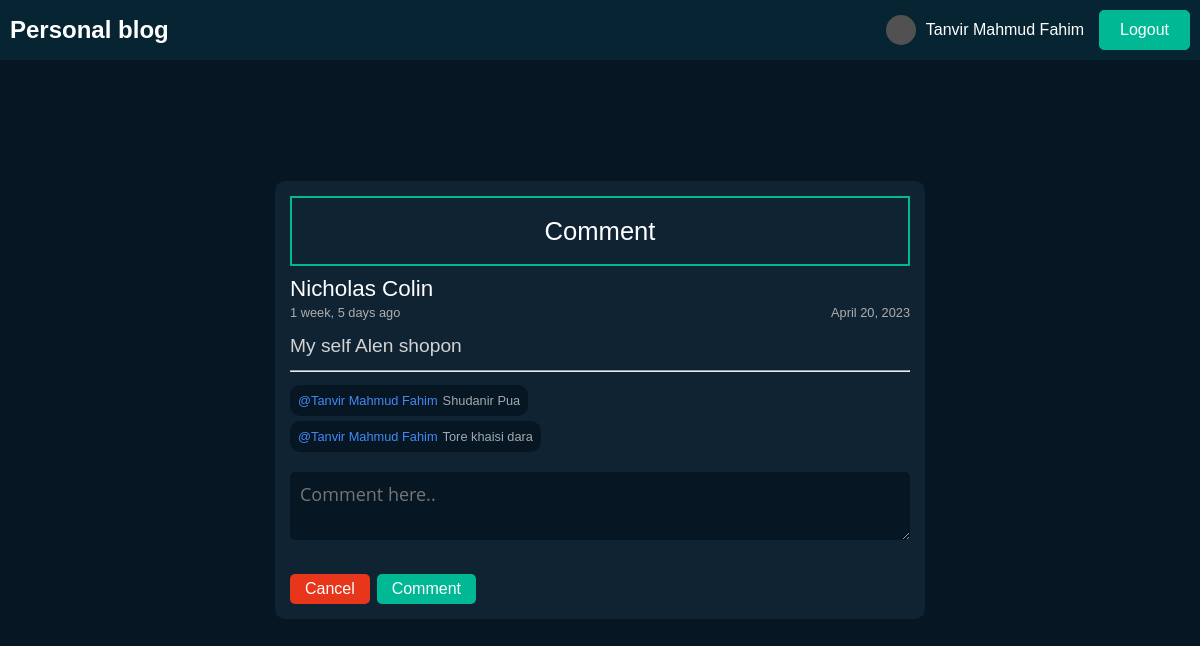
The page /comment/59/ (signed in) on the database its author committed.
### main/models.py (models this page shows, shortened)
class PostDB(models.Model):
    user = models.ForeignKey(User, on_delete=models.CASCADE)
    userId = models.IntegerField()
    post = models.TextField(null=True, blank=True)
    created = models.DateTimeField(auto_now_add=True)
    updated = models.DateTimeField(auto_now=True)
    class Meta:
        verbose_name = "PostDB"
        verbose_name_plural = "user's Post"
        ordering = ['-updated', '-created']

class PostComments(models.Model):
    commenter = models.ForeignKey(User, on_delete=models.CASCADE)
    postId = models.IntegerField()
    comment = models.TextField()
    created = models.DateTimeField(auto_now_add=True)

### main/views.py (the view, shortened to what this page needs)
# urls.py: path('comment/<str:pk>/', views.comment_post, name='comment'),
@login_required(login_url='signin')
def comment_post(request, pk):
    posts = PostDB.objects.get(id=pk)
    post_all_comment = PostComments.objects.filter(postId=pk)
    return render(request, 'comment_post.html', {
        "post": posts,
        "post_all_comment": post_all_comment,
    })

### templates/comment_post.html (shortened to what this page needs)
{%extends 'layout.html'%}
{%load static%}
{% load humanize %}
{%block link%}
<link rel="stylesheet" href="{%static 'comment_post.css'%}"/>
{%endblock link%}
{%block section%}
<div class="wrapper">
    <div class="warning">
        <h4>Comment</h4>
    </div>
    <div class="post_view">
        <h3>{{post.user.first_name}} {{post.user.last_name}}</h3>
        <div class="date_time">
            <p>
                {{post.created| timesince}} ago
            </p>
            <p>
                {{post.created.date}}
            </p>
        </div>
        <div class="post_body">
            <p>{{post.post}}</p>
        </div>
        <hr>
        <div class="comment_section">
            {%for each_comment in post_all_comment%}
                {%if post.id == each_comment.postId%}
                    <div class="each_comment">
                        <p class="commenter_name"> @{{each_comment.commenter.first_name}} {{each_comment.commenter.last_name}}</p>
                        <p class="comment">{{each_comment.comment}}</p>
                    </div>
                {%endif%}
            {%endfor%}
        </div>
    </div>
    <div class="edit_setion">
        <form method="POST">
            <textarea id="comment" name="comment" style="width: 100%; min-height: 50px;" placeholder="Comment here.."></textarea>
            <div class="button_group">
                <a class="btn-red" href="{{request.META.HTTP_REFERER}}">Cancel</a>
                <input class="btn" type="submit" value="Comment"/>
            </div>
        </form>
    </div>
</div>
{%endblock section%}

### templates/layout.html (shortened to what this page needs)
<!DOCTYPE html>
{%load static%}
<html lang="en">
<head>
    {%block link%}{%endblock link%}
    <link rel="stylesheet" href="{%static 'layout.css'%}"/>
</head>
<body>
	<nav>
		<div class="left-nav">
			<a href="{%url 'home'%}">Personal blog</a>
		</div>
		{%if request.user.is_authenticated%}
        <div class="right-nav">
			<div class="avatar">
			</div>
			<a class="name" href="{%url 'profile' request.user.username%}">
				<h4>
					{{request.user.first_name}} {{request.user.last_name}}
				</h4>
			</a>
			<a href="{%url 'logout'%}" class="green-btn">Logout</a>
		</div>
        {%endif%}
	</nav>
	{%block section%}{%endblock section%}
</body>
</html>

### static/comment_post.css (style rules this page uses)
.wrapper { width: 650px; border-radius: 10px; padding:15px; background-color: #0F2333; }
.warning { width: 100%; height: 70px; border: 2px solid #00b894; display: flex; justify-content: center; align-items: center; margin-bottom: 10px; }
.warning h4 { font-size: 1.6rem; font-weight: 300; color: white; }
.edit_setion textarea { padding: 10px; border-radius: 5px; border: none; margin: 20px 20px 10px 0; background-color: #061723; color: #a3a3a3; font-size: 18px; font-family: 'Open Sans', sans-serif; }
.button_group { width: 30%; margin-top: 10px; display: flex; justify-content: space-between; align-items: center; }
.btn { margin-top: 10px; text-decoration: none; background-color: #00b894; color: #fff; border: none; border-radius: 5px; padding: 6px 15px; cursor: pointer; font-size: 1rem; font-weight: 500; }
.btn-red { margin-top: 10px; text-decoration: none; background-color: #e7361b; color: #fff; border: none; border-radius: 5px; padding: 6px 15px; cursor: pointer; font-size: 1rem; font-weight: 500; }
.post_view h3 { font-size: 1.4rem; font-weight: 500; }
.date_time { margin: 3px 0 15px 0; width: 100%; display: flex; align-items: center; justify-content: space-between; }
.date_time p { color: rgb(174, 174, 174); font-size:.8rem; }
.post_body p { font-size: 1.2rem; color: rgb(211, 211, 211); }
hr { margin: .8rem 0 .5rem 0; }
.comment_section { display: flex; flex-direction: column; }
.comment_section .each_comment { width: fit-content; background: #061723; display: flex; align-items: center; padding: 8px; border-radius: 10px; margin-top: 5px; }
.commenter_name { font-size: .8rem; color: rgb(68, 136, 246); margin-right: 5px; }
.comment { font-size: .8rem; color: rgba(255, 255, 255, 0.627); }

### static/layout.css (style rules this page uses)
* { padding:0; margin:0; box-sizing: border-box; font-family: sans-serif; }
body { background-color: #061723; min-height: 100vh; color: white; display: flex; justify-content: center; align-items: center; }
nav { position: fixed; top: 0; left: 0; width: 100%; display: flex; justify-content: space-between; align-items: center; background-color: #072432; color: #fff; padding: 10px; z-index: 1; }
.left-nav a { text-decoration: none; color: white; margin: 0; font-size: 24px; font-weight: bold; }
.right-nav { display: flex; align-items: center; }
.right-nav a { text-decoration: none; }
.name { margin-right: 15px; }
.right-nav h4 { font-size: 1rem; color: white; font-weight: 300; }
.avatar { width: 30px; height: 30px; overflow: hidden; border-radius: 50%; background-color: #515151; margin-right: 10px; }
.green-btn { text-decoration: none; border: 1px solid #00b894; background-color: #00b894; color: #fff; border-radius: 5px; padding: 10px 20px; cursor: pointer; font-weight: 500; }

### rows shown on the page
PostDB: user.first_name "Nicholas", user.last_name "Colin", created "1 week, 5 days", created "April 20, 2023", post "My self Alen shopon"
PostComments: commenter.first_name "Tanvir", commenter.last_name "Mahmud Fahim", comment "Shudanir Pua"
PostComments: commenter.first_name "Tanvir", commenter.last_name "Mahmud Fahim", comment "Tore khaisi dara"

### other values the page prints
{{ request.user.first_name }} "Tanvir"
{{ request.user.last_name }} "Mahmud Fahim"
